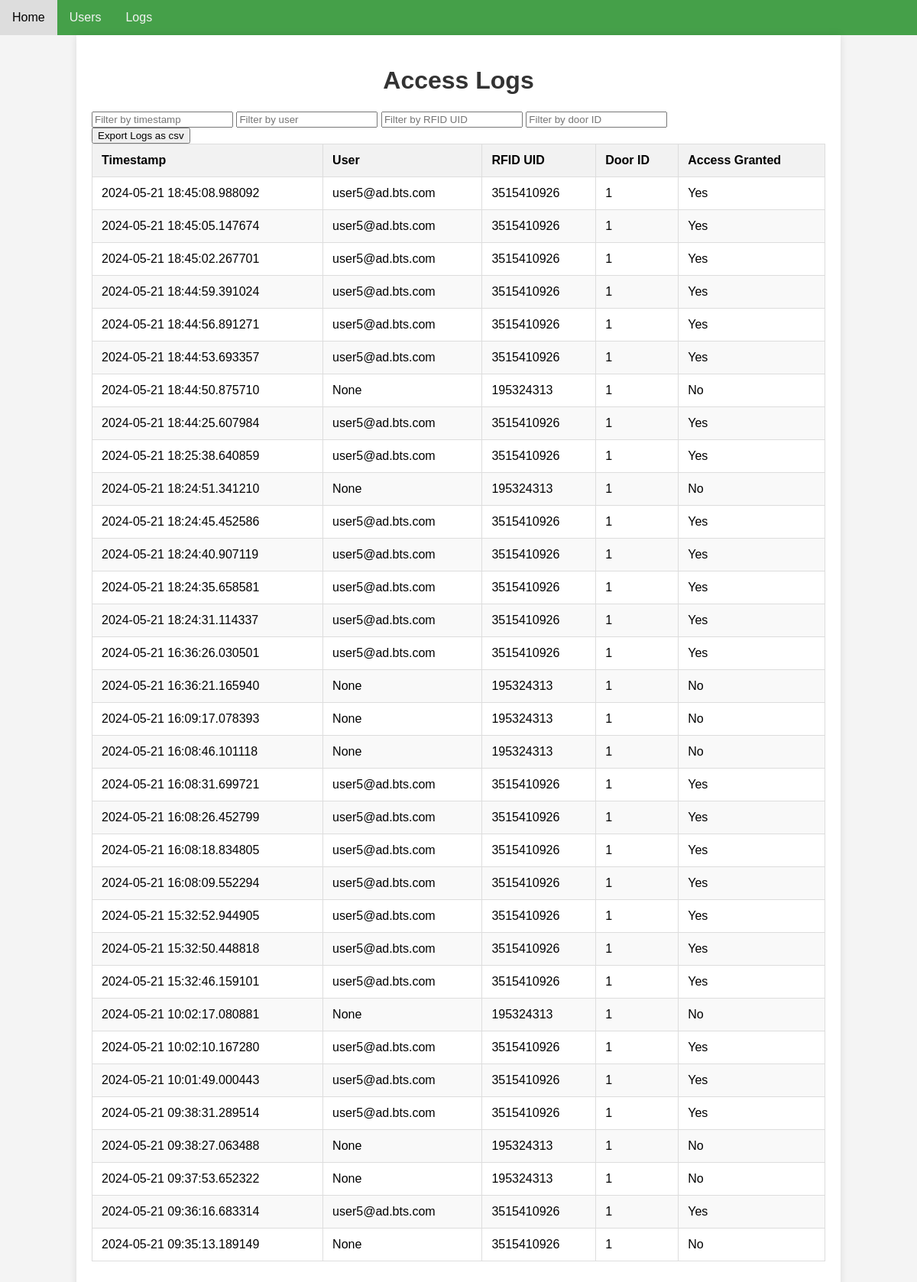
The app's page /LogsDB with its own data.
### tables this page shows
CREATE TABLE log (
            id INTEGER PRIMARY KEY AUTOINCREMENT,
            timestamp TEXT ,
            user TEXT ,
            rFIDUID TEXT,
            door_id INTEGER ,
            granted BOOLEAN ,
            FOREIGN KEY (door_id) REFERENCES Doors (id)
            FOREIGN KEY (user) REFERENCES Users (upn)
            FOREIGN KEY (rFIDUID) REFERENCES Users (rFIDUID)            
        );

### Webserver.py (the view)
@app.route('/LogsDB')
def logsdb():
    logs = get_logs()
    return render_template('logsdb.html', logs=logs)

### database.py (called while the page is built)
def get_logs():
    conn = sqlite3.connect(DBFILE)
    cursor = conn.cursor()
    cursor.execute('''
    SELECT timestamp, user, rFIDUID, granted, door_id
    FROM log
    ORDER BY id DESC
    ''')
    logs = cursor.fetchall()
    conn.close()
    return logs

### templates/logsdb.html (shortened to what this page needs)
<!DOCTYPE html>
<html lang="en">
<head>
    <link rel="stylesheet" href="{{ url_for('static', filename='style.css') }}">
</head>
</head>
<body>
    <div class="navbar">
        <a href="/">Home</a>
        <a href="/UserDB">Users</a>
        <a href="/LogsDB">Logs</a>
    </div>
<div class="container">
    <h1>Access Logs</h1>
    <div class="filter-container">
        <input type="text" id="timestampFilter" onkeyup="filterTable()" placeholder="Filter by timestamp">
        <input type="text" id="userFilter" onkeyup="filterTable()" placeholder="Filter by user">
        <input type="text" id="rfidUidFilter" onkeyup="filterTable()" placeholder="Filter by RFID UID">
        <input type="text" id="doorIdFilter" onkeyup="filterTable()" placeholder="Filter by door ID">
    </div>
    <button onclick="window.location.href='/export_logs'">Export Logs as csv</button>
    <table id="logsTable">
        <thead>
            <tr>
                <th>Timestamp</th>
                <th>User</th>
                <th>RFID UID</th>
                <th>Door ID</th>
                <th>Access Granted</th>
            </tr>
        </thead>
        <tbody>
            {% for log in logs %}
            <tr>
                <td>{{ log[0] }}</td>
                <td>{{ log[1] }}</td>
                <td>{{ log[2] }}</td>
                <td>{{ log[4] }}</td>
                <td>{{ 'Yes' if log[3] else 'No' }}</td>
            </tr>
            {% endfor %}
        </tbody>
    </table>
</div>
</body>
</html>

### static/style.css (style rules this page uses)
body { font-family: Arial, sans-serif; margin: 0; padding: 0; background-color: #f4f4f4; }
.container { width: 80%; margin: 0 auto; padding: 20px; background-color: #fff; box-shadow: 0 0 10px rgba(0, 0, 0, 0.1); }
h1 { text-align: center; color: #333; }
table { width: 100%; border-collapse: collapse; margin-bottom: 20px; }
table, th, td { border: 1px solid #ddd; }
th, td { padding: 12px; text-align: left; }
th { background-color: #f2f2f2; }
tr:nth-child(even) { background-color: #f9f9f9; }
.navbar { background-color: #45a049; overflow: hidden; }
.navbar a { float: left; display: block; color: #f2f2f2; text-align: center; padding: 14px 16px; text-decoration: none; }

### records on screen
log: timestamp "2024-05-21 18:45:08.988092", user "user5@ad.bts.com", rFIDUID "3515410926", door "1", granted "Yes"
log: timestamp "2024-05-21 18:45:05.147674", user "user5@ad.bts.com", rFIDUID "3515410926", door "1", granted "Yes"
log: timestamp "2024-05-21 18:45:02.267701", user "user5@ad.bts.com", rFIDUID "3515410926", door "1", granted "Yes"
log: timestamp "2024-05-21 18:44:59.391024", user "user5@ad.bts.com", rFIDUID "3515410926", door "1", granted "Yes"
log: timestamp "2024-05-21 18:44:56.891271", user "user5@ad.bts.com", rFIDUID "3515410926", door "1", granted "Yes"
log: timestamp "2024-05-21 18:44:53.693357", user "user5@ad.bts.com", rFIDUID "3515410926", door "1", granted "Yes"
log: timestamp "2024-05-21 18:44:50.875710", log "None", rFIDUID "195324313", door "1", granted "No"
log: timestamp "2024-05-21 18:44:25.607984", user "user5@ad.bts.com", rFIDUID "3515410926", door "1", granted "Yes"
log: timestamp "2024-05-21 18:25:38.640859", user "user5@ad.bts.com", rFIDUID "3515410926", door "1", granted "Yes"
log: timestamp "2024-05-21 18:24:51.341210", log "None", rFIDUID "195324313", door "1", granted "No"
log: timestamp "2024-05-21 18:24:45.452586", user "user5@ad.bts.com", rFIDUID "3515410926", door "1", granted "Yes"
log: timestamp "2024-05-21 18:24:40.907119", user "user5@ad.bts.com", rFIDUID "3515410926", door "1", granted "Yes"
log: timestamp "2024-05-21 18:24:35.658581", user "user5@ad.bts.com", rFIDUID "3515410926", door "1", granted "Yes"
log: timestamp "2024-05-21 18:24:31.114337", user "user5@ad.bts.com", rFIDUID "3515410926", door "1", granted "Yes"
log: timestamp "2024-05-21 16:36:26.030501", user "user5@ad.bts.com", rFIDUID "3515410926", door "1", granted "Yes"
log: timestamp "2024-05-21 16:36:21.165940", log "None", rFIDUID "195324313", door "1", granted "No"
log: timestamp "2024-05-21 16:09:17.078393", log "None", rFIDUID "195324313", door "1", granted "No"
log: timestamp "2024-05-21 16:08:46.101118", log "None", rFIDUID "195324313", door "1", granted "No"
log: timestamp "2024-05-21 16:08:31.699721", user "user5@ad.bts.com", rFIDUID "3515410926", door "1", granted "Yes"
log: timestamp "2024-05-21 16:08:26.452799", user "user5@ad.bts.com", rFIDUID "3515410926", door "1", granted "Yes"
log: timestamp "2024-05-21 16:08:18.834805", user "user5@ad.bts.com", rFIDUID "3515410926", door "1", granted "Yes"
log: timestamp "2024-05-21 16:08:09.552294", user "user5@ad.bts.com", rFIDUID "3515410926", door "1", granted "Yes"
log: timestamp "2024-05-21 15:32:52.944905", user "user5@ad.bts.com", rFIDUID "3515410926", door "1", granted "Yes"
log: timestamp "2024-05-21 15:32:50.448818", user "user5@ad.bts.com", rFIDUID "3515410926", door "1", granted "Yes"
log: timestamp "2024-05-21 15:32:46.159101", user "user5@ad.bts.com", rFIDUID "3515410926", door "1", granted "Yes"
log: timestamp "2024-05-21 10:02:17.080881", log "None", rFIDUID "195324313", door "1", granted "No"
log: timestamp "2024-05-21 10:02:10.167280", user "user5@ad.bts.com", rFIDUID "3515410926", door "1", granted "Yes"
log: timestamp "2024-05-21 10:01:49.000443", user "user5@ad.bts.com", rFIDUID "3515410926", door "1", granted "Yes"
log: timestamp "2024-05-21 09:38:31.289514", user "user5@ad.bts.com", rFIDUID "3515410926", door "1", granted "Yes"
log: timestamp "2024-05-21 09:38:27.063488", log "None", rFIDUID "195324313", door "1", granted "No"
log: timestamp "2024-05-21 09:37:53.652322", log "None", rFIDUID "195324313", door "1", granted "No"
log: timestamp "2024-05-21 09:36:16.683314", user "user5@ad.bts.com", rFIDUID "3515410926", door "1", granted "Yes"
log: timestamp "2024-05-21 09:35:13.189149", log "None", rFIDUID "3515410926", door "1", granted "No"
